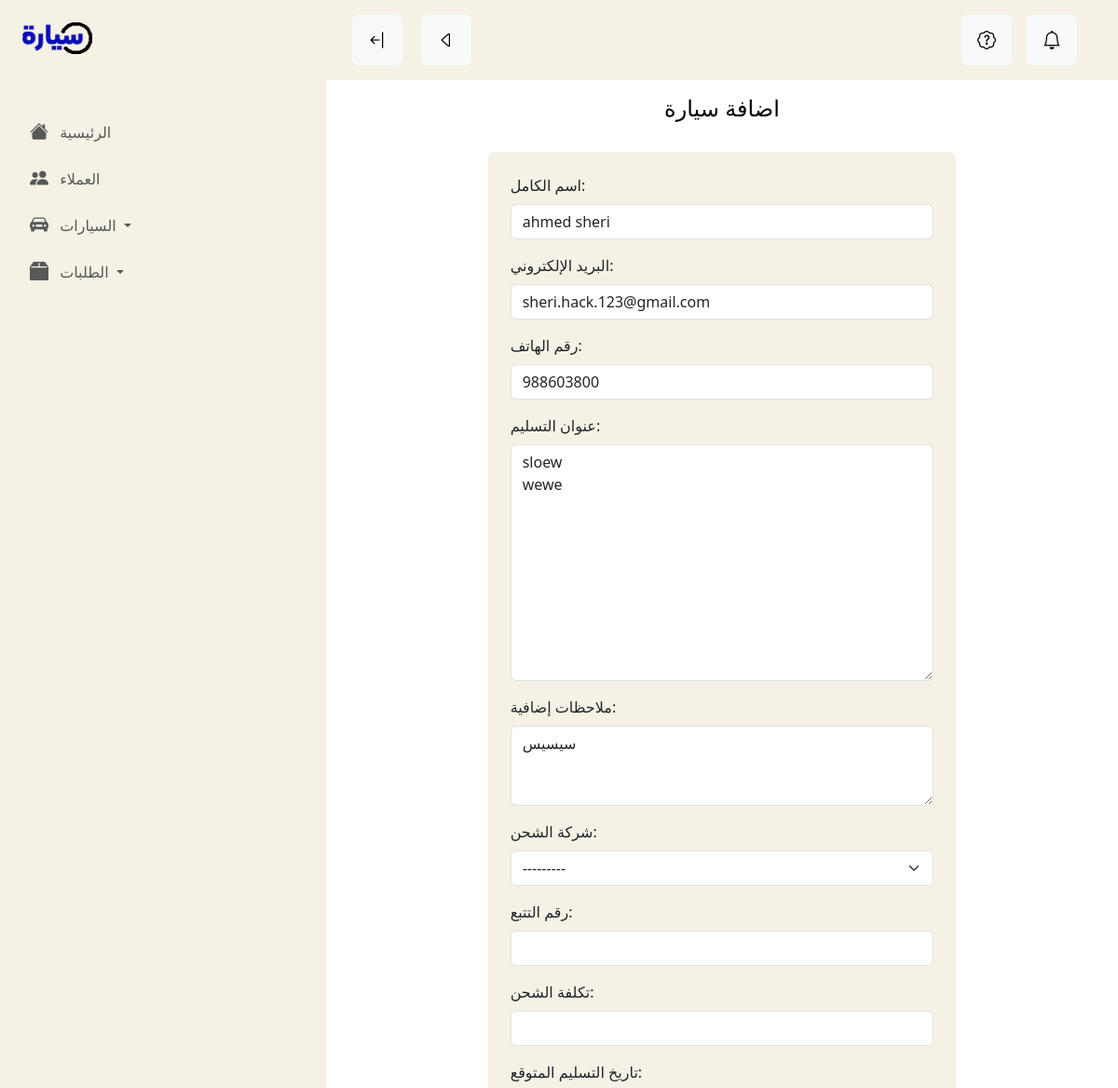
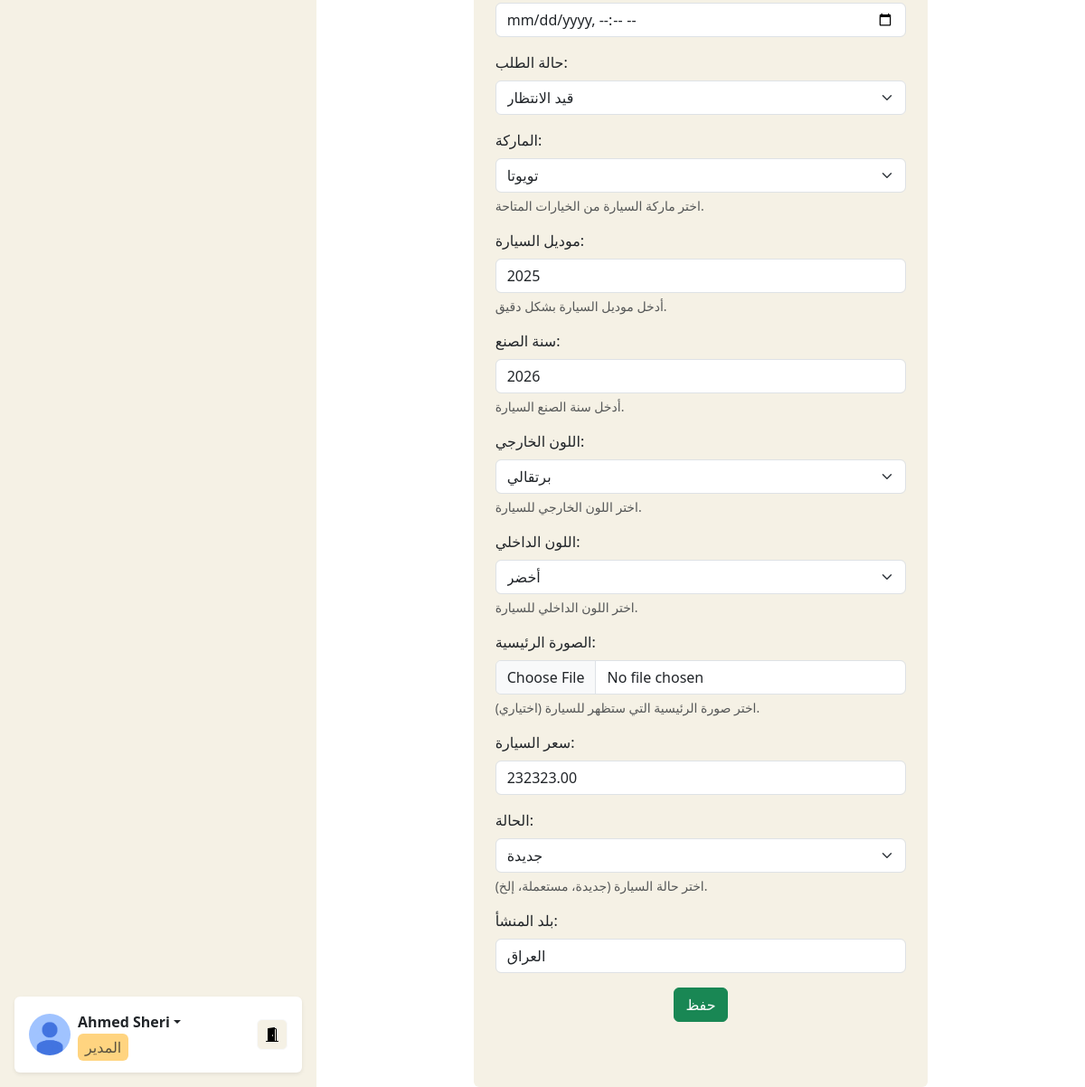
The app's page /en-us/dashboard/view_car_import_order/16 with its own data (2 pictures, top to bottom).
### customer/models.py (models this page shows, shortened)
class BuyCarOrderModel(models.Model):
    name = models.CharField(max_length=100, verbose_name="اسم الكامل")
    email = models.EmailField(verbose_name="البريد الإلكتروني")
    phone = models.CharField(max_length=15, verbose_name="رقم الهاتف")
    car = models.ForeignKey(CarModel, on_delete=models.CASCADE, related_name="car_model", verbose_name="السيارة", blank=True, null=True)
    car_import = models.ForeignKey(CarImportModel, on_delete=models.CASCADE, related_name="car_import_model", verbose_name="السيارة", blank=True, null=True)
    order_date = models.DateTimeField(auto_now_add=True, verbose_name="تاريخ الطلب")
    delivery_date = models.DateTimeField(null=True, blank=True, verbose_name="تاريخ التسليم المتوقع")
    address = models.TextField(verbose_name="عنوان التسليم")
    notes = models.TextField(null=True, blank=True, verbose_name="ملاحظات إضافية")
    PENDING = 'pending'
    IN_PROGRESS = 'in_progress'
    SHIPPED = 'shipped'
    DELIVERED = 'delivered'
    CANCELED = 'canceled'
    ORDER_STATUS = [
        (PENDING, 'قيد الانتظار'),
        (IN_PROGRESS, 'قيد التنفيذ'),
        (SHIPPED, 'يتم الشحن'),
        (DELIVERED, 'تم التسليم'),
        (CANCELED, 'ملغى'),
    ]
    status = models.CharField(
        max_length=20,
        choices=ORDER_STATUS,
        default=PENDING,
        verbose_name="حالة الطلب"
    )
    shipping_company = models.ForeignKey(ShippingCompanyModel, null=True, blank=True, verbose_name="شركة الشحن", on_delete=models.CASCADE)
    tracking_number = models.CharField(max_length=100, null=True, blank=True, verbose_name="رقم التتبع")
    shipping_cost = models.DecimalField(max_digits=10, decimal_places=2, null=True, blank=True, verbose_name="تكلفة الشحن")
    created_at = models.DateTimeField(auto_now_add=True, verbose_name="تاريخ الإنشاء")
    updated_at = models.DateTimeField(auto_now=True, verbose_name="تاريخ التعديل")
    class Meta:
        verbose_name = "طلب سيارة"
        verbose_name_plural = "طلبات السيارات"
        ordering = ['-order_date']

class CarImportModel(models.Model):
    brand = models.CharField(
        max_length=20,
        choices=BRANDS,
        verbose_name="الماركة",
        help_text="اختر ماركة السيارة من الخيارات المتاحة."
    )
    model = models.CharField(max_length=50, verbose_name="موديل السيارة", help_text="أدخل موديل السيارة بشكل دقيق.")
    year = models.PositiveIntegerField(verbose_name="سنة الصنع", help_text="أدخل سنة الصنع السيارة.", null=True)
    exterior_color = models.CharField(
        max_length=20,
        choices=EXTERIOR_COLORS,
        verbose_name="اللون الخارجي",
        help_text="اختر اللون الخارجي للسيارة.",
        null=True
    )
    interior_color = models.CharField(
        max_length=20,
        choices=INTERIOR_COLORS,
        verbose_name="اللون الداخلي",
        help_text="اختر اللون الداخلي للسيارة.",
        null=True
    )
    icon = models.ImageField(
        upload_to='car_icons/',
        verbose_name="الصورة الرئيسية",
        blank=True, null=True,
        help_text="اختر صورة الرئيسية التي ستظهر للسيارة (اختياري)."
    )
    price = models.DecimalField(max_digits=10, decimal_places=3, help_text="سعر السيارة", verbose_name="السعر", null=True)
    condition = models.CharField(
        max_length=10,
        choices=CONDITIONS,
        verbose_name="الحالة",
        help_text="اختر حالة السيارة (جديدة، مستعملة، إلخ).",
        null=True
    )
    price = models.DecimalField(max_digits=10, decimal_places=2, verbose_name="سعر السيارة", null=True)
    country_of_origin = models.CharField(max_length=50, verbose_name="بلد المنشأ")
    class Meta:
        verbose_name = "سيارة للاستيراد"
        verbose_name_plural = "سيارات للاستيراد"

### dashboard/views.py (the view, shortened to what this page needs)
# urls.py: path("view_car_import_order/<int:id>", views.view_car_import_order, name="dashboard_view_car_import_order"),
def view_car_import_order(request, id):
    user = request.user
    order = OrderModel.objects.get(id=id)
    buy_car_form = BuyCarOrderForm(instance=order.buy_car_order)  # إذا كانت الطريقة GET، ننشئ النموذج فارغًا
    car_import_form = CarImportForm(instance=order.buy_car_order.car_import)  # إذا كانت الطريقة GET، ننشئ النموذج فارغًا
    return render(request, 'dashboard/orders/view_car_import_order.html', {'buy_car_form':buy_car_form, 'car_import_form':car_import_form})

### dashboard/forms.py
class BuyCarOrderForm(forms.ModelForm):
    class Meta:
        model = BuyCarOrderModel
        fields = [
            'name',
            'email',
            'phone',
            'address',
            'notes',
            'shipping_company',
            'tracking_number',
            'shipping_cost',
            'delivery_date',
            'status',
        ]
        widgets = {
            'name': forms.TextInput(attrs={'class': 'form-control', 'placeholder': 'اسم الكامل للمشتري'}),
            'email': forms.EmailInput(attrs={'class': 'form-control', 'placeholder': 'البريد الإلكتروني'}),
            'phone': forms.TextInput(attrs={'class': 'form-control', 'placeholder': 'رقم الهاتف'}),
            'address': forms.Textarea(attrs={'class': 'form-control', 'placeholder': 'عنوان التسليم'}),
            'notes': forms.Textarea(attrs={'class': 'form-control', 'placeholder': 'ملاحظات إضافية', 'rows': 3}),
            'delivery_date': forms.DateTimeInput(attrs={'class': 'form-control', 'type':'datetime-local', 'placeholder': 'ملاحظات إضافية', 'rows': 3}),
        }

class CarImportForm(forms.ModelForm):
    class Meta:
        model = CarImportModel
        fields = [
            'brand',
            'model',
            'year',
            'exterior_color',
            'interior_color',
            'icon',
            'price',
            'condition',
            'country_of_origin',
        ]
        widgets = {
            'brand': forms.Select(attrs={'class': 'form-control', 'placeholder': 'اختر ماركة'}),
            'model': forms.TextInput(attrs={'class': 'form-control', 'placeholder': 'أدخل الموديل'}),
            'year': forms.NumberInput(attrs={'class': 'form-control', 'placeholder': 'أدخل سنة الصنع'}),
            'exterior_color': forms.Select(attrs={'class': 'form-control'}),
            'interior_color': forms.Select(attrs={'class': 'form-control'}),
            'icon': forms.ClearableFileInput(attrs={'class': 'form-control', 'placeholder': 'صورة للسيارة'}),
            'condition': forms.Select(attrs={'class': 'form-control'}),
            'country_of_origin': forms.TextInput(attrs={'class': 'form-control', 'placeholder': 'أدخل بلد المنشأ'}),
        }

### customer/models.py (called while the page is built)
    def __str__(self):
        return self.name

### templates/dashboard/orders/view_car_import_order.html (shortened to what this page needs)
{% extends "dashboard_base.html" %}
{% load panel_tags %}
{% load i18n %}
{% block content %}
<div class="container px-4 px-md-5">
  <div class="pricing-header p-3 pb-md-4 mx-auto text-center">
      <h1 class="display-4 fw-normal text-body-emphasis fs-4">اضافة سيارة</h1>
  </div>
  <form class="col-lg-8 mx-auto bg-body-tertiary p-4 rounded needs-validation FormAuto" novalidate id="project_form" method="post" enctype="multipart/form-data">
      {% for field in buy_car_form %}
      {% if field.field.widget.input_type != 'hidden' %}
          {{ field.label_tag }} {{ field }}
      {% else %}
      {{ field }}
      {% endif %}
      {% endfor %}
      {% for field in car_import_form %}
      {% if field.field.widget.input_type != 'hidden' %}
          {{ field.label_tag }} {{ field }}
          {% if field.help_text %}
              <p class="help form-text" id="{{ field.auto_id }}_helptext">
              {{ field.help_text|safe }}
              </p>
          {% endif %}
      {% else %}
      {{ field }}
      {% endif %}
      {% endfor %}
      <button type="submit" class="mb-5 btn btn-success d-block mx-auto">حفظ</button>
  </form>
</div>
{% endblock content %}

### sayyar/static/css/dashboard/base.css (style rules this page uses)
:root { --light-orange: 255, 212, 128; --light-orange-hover: 200, 212, 128; --bs-tertiary-bg-rgb: 245, 241, 229; }

### records on screen
BuyCarOrderModel: buy_car_form "ahmed sheri" "sheri.hack.123@gmail.com" "988603800" "sloew wewe" "سيسيس" "---------" "قيد الانتظار"
CarImportModel: car_import_form "تويوتا" "2025" "2026" "برتقالي" "أخضر" "232323.00" "جديدة" "العراق"

### other values on screen
{{ field.label_tag }} "اسم الكامل:" "البريد الإلكتروني:" "رقم الهاتف:" "عنوان التسليم:" "ملاحظات إضافية:" "شركة الشحن:" "رقم التتبع:" "تكلفة الشحن:" "تاريخ التسليم المتوقع:" "حالة الطلب:"
{{ field.label_tag }} "الماركة:" "موديل السيارة:" "سنة الصنع:" "اللون الخارجي:" "اللون الداخلي:" "الصورة الرئيسية:" "سعر السيارة:" "الحالة:" "بلد المنشأ:"
{{ field.help_text|safe }} "اختر ماركة السيارة من الخيارات المتاحة." "أدخل موديل السيارة بشكل دقيق." "أدخل سنة الصنع السيارة." "اختر اللون الخارجي للسيارة." "اختر اللون الداخلي للسيارة." "اختر صورة الرئيسية التي ستظهر للسيارة (اختياري)." "اختر حالة السيارة (جديدة، مستعملة، إلخ)."
